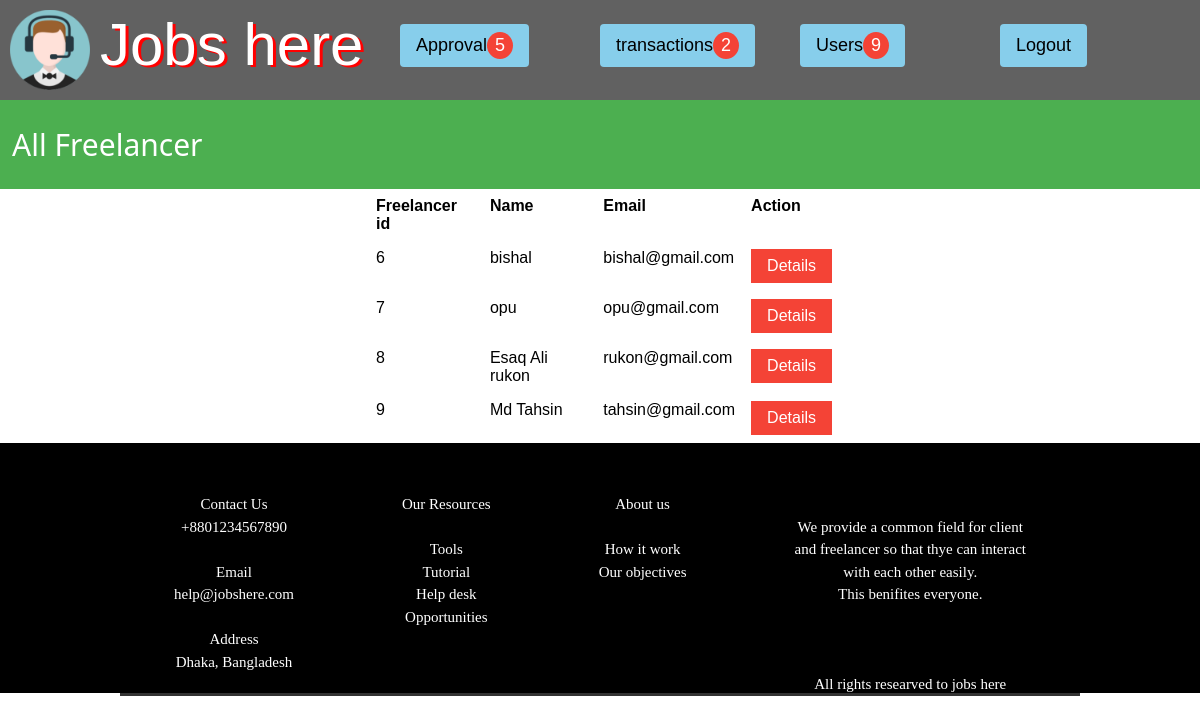
/flancerlist-n.php (signed in), run on the app's committed database.
### tables this page shows
CREATE TABLE `freelancer` (
  `fid` int(20) NOT NULL,
  `name` varchar(100) NOT NULL,
  `username` varchar(200) NOT NULL,
  `password` varchar(200) NOT NULL,
  `dob` date NOT NULL,
  `gender` varchar(20) NOT NULL,
  `email` varchar(100) NOT NULL,
  `phone` bigint(20) NOT NULL,
  `hprice` float NOT NULL,
  `address` varchar(200) NOT NULL,
  `skills` varchar(300) NOT NULL,
  `jobs_completed` int(11) NOT NULL,
  `review` double NOT NULL,
  `total_rat` double NOT NULL,
  `rating` double NOT NULL,
  `balance` float NOT NULL,
  `status` varchar(20) NOT NULL
);

### flancerlist-n.php (the view, shortened to what this page needs)
<?php
 require_once("config.php");
  $sql="SELECT * FROM `freelancer` WHERE status='waiting'";
  $sql2="SELECT * FROM `client` WHERE status='waiting'";
  $req=mysqli_query($connection,$sql);
  $req2=mysqli_query($connection,$sql2);
  $n1=mysqli_num_rows($req);
  $n2=mysqli_num_rows($req2);
  $nt=$n1+$n2;
  $sql1="SELECT * FROM `freelancer` WHERE status='approved'";
  $req1=mysqli_query($connection,$sql1);
  $sql3="SELECT * FROM `freelancer` WHERE status='approved'";
  $sql4="SELECT * FROM `client` WHERE status='approved'";
  $req3=mysqli_query($connection,$sql3);
  $req4=mysqli_query($connection,$sql4);
  $n5=mysqli_num_rows($req3);
  $n6=mysqli_num_rows($req4);
  $nt1=$n5+$n6;
  $sql23="SELECT * FROM `transaction_table` WHERE status='pending'";
  $run23=mysqli_query($connection,$sql23);
  $n4=mysqli_num_rows($run23);
?>
<html>
<head>
  <link rel="stylesheet" type="text/css" href="style.css">
  <link rel="stylesheet" href="css/w3.css">
<link rel="stylesheet" href="css/font.css">
</head>
<body>
  <div class="w3-row w3-dark-gray">
    <div class="w3-col l1">
      <img src="images/logo.png" style="height: 100px;width: 100px;padding:10px">
    </div>
    <div class="w3-col l3">
      <span class="jobb">Jobs here</span>
    </div>
    <div class="w3-col l2" style="padding-top: 2%;background-color: transparent;">
      <div class="w3-dropdown-hover" style="background-color: transparent;">
        <button class="w3-button w3-round w3-light-blue w3-large">Approval<span class="w3-badge w3-red"><?php echo"$nt";?></span></button>
      </div>
    </div>
    <div class="w3-col l2" style="padding-top: 2%;">
      <a href="admin-transactionlist.php" class="w3-button w3-round w3-light-blue w3-large">transactions<span class="w3-badge w3-red"><?php echo"$n4";?></span></a>
    </div>
    <div class="w3-col l2" style="padding-top: 2%;background-color: transparent;">
      <div class="w3-dropdown-hover" style="background-color: transparent;">
        <button class="w3-button w3-round w3-light-blue w3-large">Users<span class="w3-badge w3-red"><?php echo"$nt1";?></span></button>
      </div>
    </div>
    <div class="w3-col l2"  style="padding-top: 2%;">
      <div class="w3-dropdown-hover" style="background-color: transparent;">
        <a href="admin.php?status=logout" class="w3-button w3-round w3-light-blue w3-large">Logout</a>
      </div>
    </div>
  </div>
 <div class="w3-cointer w3-green" style="padding: 1%">
  <h2>All Freelancer</h2>
 </div>
 <div class="w3-container" style="padding-left: 30%;padding-right: 30%;">
 <table class="w3-table">
           <tr><th>Freelancer id</th>
               <th>Name</th>
               <th>Email</th>
               <th>Action</th>
           <?php while($flancer=mysqli_fetch_array($req1)) {?>
           <tr>
               <td><?php echo $flancer['fid']; ?></td>
               <td><?php echo $flancer['name']; ?></td>
               <td><?php echo $flancer['email']; ?></td>
               <td><a href="flancerdetails-n.php?show=<?php echo $flancer['fid']; ?>" class="w3-button w3-red">Details</a></td>
           </tr>
           <?php } ?>
       </table>
  </div>
     <div class="grid-foot">
    <div>Contact Us<br>+8801234567890<br><br>Email<br>help@jobshere.com<br><br>Address<br>Dhaka, Bangladesh</div>
    <div>Our Resources<br><br>Tools<br>Tutorial<br>Help desk<br>Opportunities</div>
    <div>About us<br><br>How it work<br>Our objectives<br></div>
    <div><br>We provide a common field for client<br> and freelancer so that thye can interact<br> with each other easily.<br> This benifites everyone. <br><br><br><br>All rights researved to jobs here</div>
  </div>
</body>
</html>

### style.css (style rules this page uses)
.jobb { color: white; text-shadow: 3px 2px red; font-size: 60px; padding-bottom: 0px; padding-top: 0px; text-align: center; }
body { font-family: "Times New Roman", Times, serif; }
.grid-foot { display: grid; grid-template-columns: auto auto auto auto; grid-gap: 0px; background-color: rgb(0,0,0,1); padding-left: 10%; padding-right: 10%; color: white; height: 250px; padding-top: 50px; }
.grid-foot > div { text-align: center; background-color: rgb(0,0,0,0.8); font-family: "Calibri", Light; }

### css/w3.css (style rules this page uses)
html { box-sizing:border-box }
*,*:before,*:after { box-sizing:inherit }
html { -ms-text-size-adjust:100%;-webkit-text-size-adjust:100% }
body { margin:0 }
a { background-color:transparent;-webkit-text-decoration-skip:objects }
img { border-style:none }
button,input,select,textarea { font:inherit;margin:0 }
button,input { overflow:visible }
button,select { text-transform:none }
button,html [type=button],[type=reset],[type=submit] { -webkit-appearance:button }
html,body { font-family:Verdana,sans-serif;font-size:15px;line-height:1.5 }
html { overflow-x:hidden }
h2 { font-size:30px }
h1,h2,h3,h4,h5,h6 { font-family:"Segoe UI",Arial,sans-serif;font-weight:400;margin:10px 0 }
img { vertical-align:middle }
a { color:inherit }
.w3-table,.w3-table-all { border-collapse:collapse;border-spacing:0;width:100%;display:table }
.w3-table td,.w3-table th,.w3-table-all td,.w3-table-all th { padding:8px 8px;display:table-cell;text-align:left;vertical-align:top }
.w3-table th:first-child,.w3-table td:first-child,.w3-table-all th:first-child,.w3-table-all td:first-child { padding-left:16px }
.w3-btn,.w3-button { border:none;display:inline-block;padding:8px 16px;vertical-align:middle;overflow:hidden;text-decoration:none;color:inherit;background-color:inherit;text-align:center;cursor:pointer;white-space:nowrap }
.w3-btn,.w3-button { -webkit-touch-callout:none;-webkit-user-select:none;-khtml-user-select:none;-moz-user-select:none;-ms-user-select:none;user-select:none }
.w3-badge,.w3-tag { background-color:#000;color:#fff;display:inline-block;padding-left:8px;padding-right:8px;text-align:center }
.w3-badge { border-radius:50% }
.w3-dropdown-click,.w3-dropdown-hover { position:relative;display:inline-block;cursor:pointer }
.w3-dropdown-hover:first-child,.w3-dropdown-click:hover { background-color:#ccc;color:#000 }
.w3-container:after,.w3-container:before,.w3-panel:after,.w3-panel:before,.w3-row:after,.w3-row:before,.w3-row-padding:after,.w3-row-padding:before, .w3-cell-row:before,.w3-cell-row:after,.w3-clear:after,.w3-clear:before,.w3-bar:before,.w3-bar:after { content:"";display:table;clear:both }
.w3-col,.w3-half,.w3-third,.w3-twothird,.w3-threequarter,.w3-quarter { float:left;width:100% }
@media (min-width:993px) { .w3-col.l1 { width:8.33333% } }
@media (min-width:993px) { .w3-col.l2 { width:16.66666% } }
@media (min-width:993px) { .w3-col.l3 { width:24.99999% } }
.w3-round,.w3-round-medium { border-radius:4px }
.w3-container,.w3-panel { padding:0.01em 16px }
.w3-large { font-size:18px!important }
.w3-light-blue,.w3-hover-light-blue:hover { color:#000!important;background-color:#87CEEB!important }
.w3-green,.w3-hover-green:hover { color:#fff!important;background-color:#4CAF50!important }
.w3-red,.w3-hover-red:hover { color:#fff!important;background-color:#f44336!important }
.w3-dark-grey,.w3-hover-dark-grey:hover,.w3-dark-gray,.w3-hover-dark-gray:hover { color:#fff!important;background-color:#616161!important }

### data on the page
freelancer: fid "6", name "bishal", email "bishal@gmail.com"
freelancer: fid "7", name "opu", email "opu@gmail.com"
freelancer: fid "8", name "Esaq Ali rukon", email "rukon@gmail.com"
freelancer: fid "9", name "Md Tahsin", email "tahsin@gmail.com"

### other printed values
$nt "5"
$n4 "2"
$nt1 "9"
